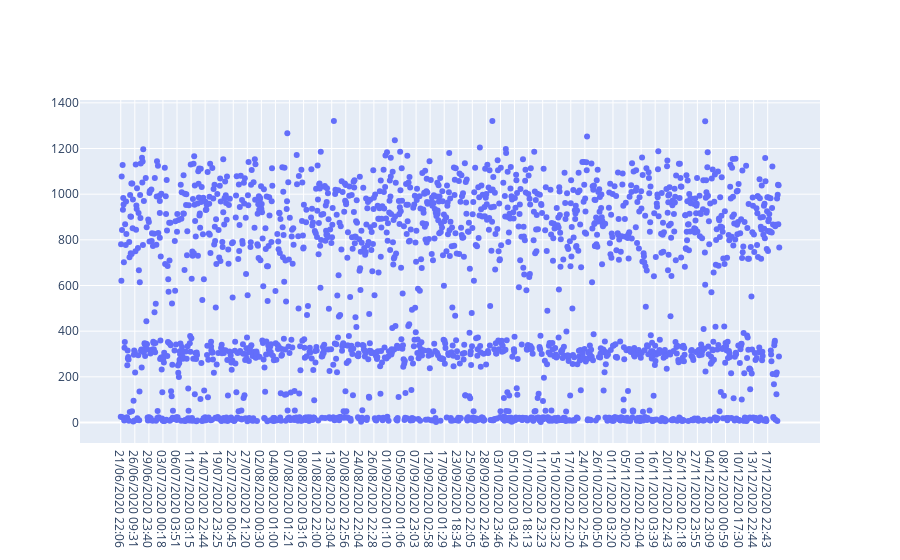

Source (notebook cell):
### Code cell
#
trace = go.Scatter(
    x = Fraud['trans_date_trans_time'],
    y = Fraud['amt'],
    mode = 'markers'
)

plotly.offline.iplot({
    "data": trace
})

### Figure 1 — Plotly figure (JSON) as saved in the notebook; plotly's stock layout.template omitted (floating-point values rounded to 4 significant figures; data arrays with more than 128 entries replaced by an {"elided": "..."} marker saying what was removed)
{"data": [{"mode": "markers", "x": {"elided": "2145 str values"}, "y": {"elided": "2145 float values"}, "type": "scatter"}], "layout": {}}
